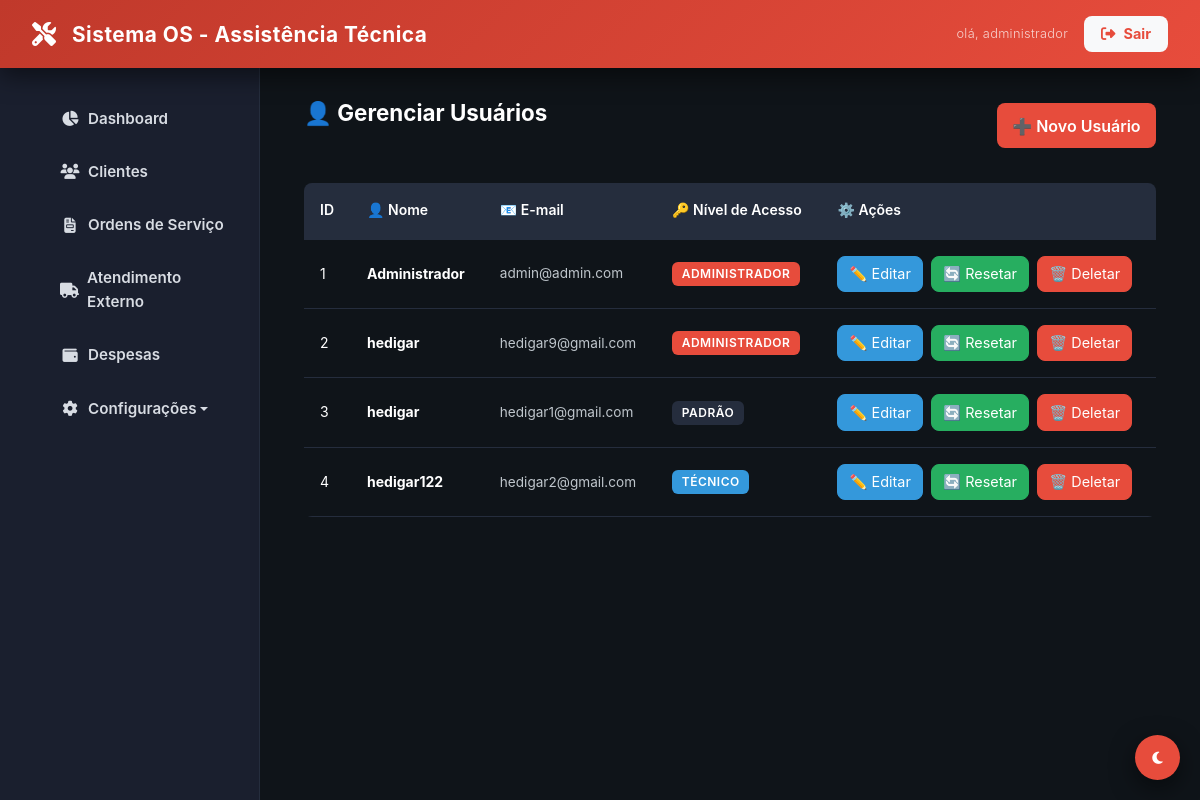
Before: /usuarios (signed in) with the older database file.
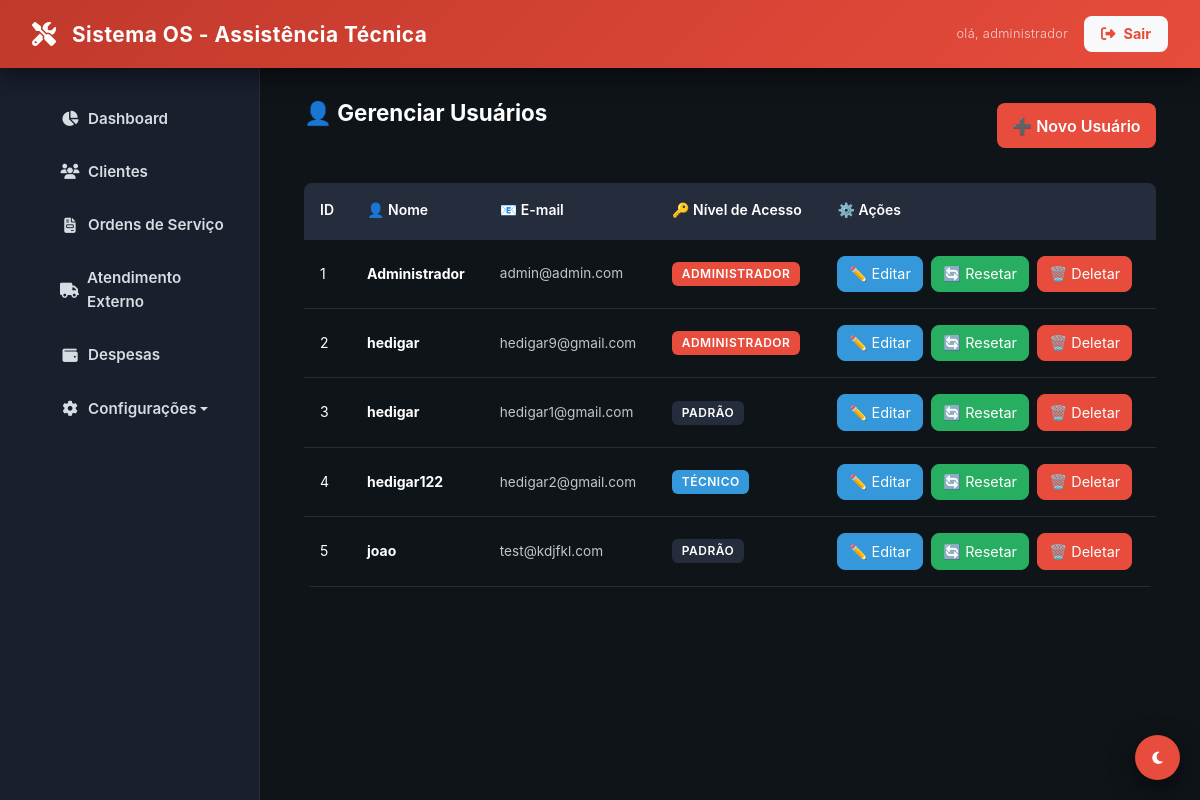
After: the same page with the newer database file.
### tables this page shows
CREATE TABLE `usuarios` (
  `id` int NOT NULL,
  `nome` varchar(100) NOT NULL,
  `email` varchar(100) NOT NULL,
  `senha` varchar(255) NOT NULL,
  `nivel_acesso` varchar(50) NOT NULL,
  `trocar_senha` tinyint(1) DEFAULT '1',
  `ativo` tinyint(1) DEFAULT '1',
  `created_at` timestamp NULL DEFAULT CURRENT_TIMESTAMP
);

### app/Core/Controller.php (called while the page is built, shortened)
<?php
abstract class Controller
{
    protected function view(string $view, array $data = []): void
    {
        extract($data);
        $path = __DIR__ . "/../Views/{$view}.php";
        require $path;
    }
}

### app/Controllers/BaseController.php (called while the page is built, shortened)
<?php
abstract class BaseController extends Controller
{
    public function __construct()
    {
        $user = Auth::user();
    }
    protected function render(string $view, array $data = []): void
    {
        $data['content'] = __DIR__ . "/../Views/{$view}.php";
        if (!isset($data['user'])) {
            $data['user'] = Auth::user();
        }
        $this->view('layout/main', $data);
    }
}

### app/Controllers/UsuarioController.php (called while the page is built, shortened)
<?php
class UsuarioController extends BaseController
{
    private $usuarioModel;
    public function __construct()
    {
        $this->usuarioModel = new Usuario();
    }
    public function index()
    {
        $usuarios = $this->usuarioModel->all();
        $this->render('usuario/index', [
            'title' => 'Gerenciar Usuários',
            'usuarios' => $usuarios,
            'current_page' => 'usuarios'
        ]);
    }
}

### public/index.php (called while the page is built, shortened)
<?php
require_once __DIR__ . '/../app/Core/Autoload.php';
$router = require_once __DIR__ . '/../app/routes.php';
$uri = trim(parse_url($_SERVER['REQUEST_URI'], PHP_URL_PATH), '/');
$method = $_SERVER['REQUEST_METHOD'];
$router->dispatch($uri, $method);

### app/Core/Model.php (called while the page is built, shortened)
<?php
abstract class Model
{
    protected PDO $db;
    protected string $table;
    public function __construct()
    {
        $this->db = Database::getInstance()->getConnection();
    }
    public function all(): array
    {
        $stmt = $this->db->query("SELECT * FROM {$this->table} WHERE ativo = 1");
        return $stmt->fetchAll();
    }
}

### app/Core/Database.php (called while the page is built, shortened)
<?php
class Database
{
    private static ?Database $instance = null;
    private PDO $conn;
    private function __construct()
    {
        $host = DB_HOST;
        $db   = DB_NAME;
        $user = DB_USER;
        $pass = DB_PASS;
        $charset = 'utf8mb4';
        $dsn = "mysql:host=$host;dbname=$db;charset=$charset";
        $options = [
            PDO::ATTR_ERRMODE            => PDO::ERRMODE_EXCEPTION,
            PDO::ATTR_DEFAULT_FETCH_MODE => PDO::FETCH_ASSOC,
            PDO::ATTR_EMULATE_PREPARES   => false,
            PDO::MYSQL_ATTR_INIT_COMMAND => "SET NAMES utf8mb4"
        ];
        try {
            $this->conn = new PDO($dsn, $user, $pass, $options);
        } catch (PDOException $e) {
            error_log("Erro de Conexão com o Banco de Dados: " . $e->getMessage());
            if (($_ENV['APP_DEBUG'] ?? 'false') === 'true') {
                die("Erro de Conexão: " . $e->getMessage());
            }
            die("Erro de Conexão: Por favor, tente novamente mais tarde.");
        }
    }
    public static function getInstance(): Database
    {
        if (self::$instance === null) {
            self::$instance = new self();
        }
        return self::$instance;
    }
    public function getConnection(): PDO
    {
        return $this->conn;
    }
}

### app/Core/Autoload.php (called while the page is built, shortened)
<?php
spl_autoload_register(function ($class) {
    $prefix = 'App\\';
    $base_dir = __DIR__ . '/../';
    $len = strlen($prefix);
    if (strncmp($prefix, $class, $len) !== 0) {
        return;
    }
    $relative_class = substr($class, $len);
    $file = $base_dir . str_replace('\\', '/', $relative_class) . '.php';
});

### app/Core/Auth.php (called while the page is built, shortened)
<?php
class Auth
{
    public static function user(): ?array
    {
        return $_SESSION['user'] ?? null;
    }
    public static function isAdmin(): bool
    {
        $nivel = $_SESSION['user']['nivel_acesso'] ?? '';
        return in_array($nivel, ['admin', '1', 1], true);
    }
    public static function isTecnico(): bool
    {
        $nivel = $_SESSION['user']['nivel_acesso'] ?? 'usuario';
        return self::isAdmin() || $nivel === 'tecnico';
    }
}

### app/Views/usuario/index.php (the view, shortened to what the changed rows need)
<?php
$current_page = 'usuarios';
require_once __DIR__ . '/../layout/main.php';
?>
<div class="container">
    <div class="d-flex justify-between align-center mb-4 flex-wrap">
        <h1>👤 <?php echo htmlspecialchars($title ?? 'Usuários'); ?></h1>
        <a href="<?php echo BASE_URL; ?>usuarios/form" class="btn btn-primary">
            ➕ Novo Usuário
        </a>
    </div>
    <?php if (empty($usuarios)): ?>
        <div class="card">
            <div class="alert alert-info m-0">
                <span>ℹ️ Nenhum usuário encontrado.</span>
            </div>
        </div>
    <?php else: ?>
        <div class="overflow-x-auto">
            <table class="table">
                <thead>
                    <tr>
                        <th>ID</th>
                        <th>👤 Nome</th>
                        <th>📧 E-mail</th>
                        <th>🔑 Nível de Acesso</th>
                        <th>⚙️ Ações</th>
                    </tr>
                </thead>
                <tbody>
                    <?php foreach ($usuarios as $usuario): ?>
                        <tr>
                            <td><?php echo htmlspecialchars($usuario['id']); ?></td>
                            <td>
                                <strong><?php echo htmlspecialchars($usuario['nome']); ?></strong>
                            </td>
                            <td>
                                <span class="text-muted fs-sm">
                                    <?php echo htmlspecialchars($usuario['email']); ?>
                                </span>
                            </td>
                            <td>
                                <?php
                                $nivel = $usuario['nivel_acesso'] ?? 'usuario';
                                if ($nivel === 'admin') {
                                    echo '<span class="badge" style="background-color: var(--primary-red);">Administrador</span>';
                                } elseif ($nivel === 'tecnico') {
                                    echo '<span class="badge" style="background-color: var(--info);">Técnico</span>';
                                } else {
                                    echo '<span class="badge" style="background-color: var(--bg-tertiary);">Padrão</span>';
                                }
                                ?>
                            </td>
                            <td>
                                <div class="d-flex gap-1 flex-wrap">
                                    <a href="<?php echo BASE_URL; ?>usuarios/form?id=<?php echo htmlspecialchars($usuario['id']); ?>" class="btn btn-info btn-sm" title="Editar Usuário">
                                        ✏️ Editar
                                    </a>
                                    <form action="<?php echo BASE_URL; ?>usuarios/resetar-senha" method="POST" class="d-inline">
                                        <button type="submit" class="btn btn-success btn-sm" onclick="return confirm('🔄 Resetar senha para 12345678?');" title="Resetar Senha">
                                            🔄 Resetar
                                        </button>
                                    </form>
                                    <form action="<?php echo BASE_URL; ?>usuarios/deletar" method="POST" class="d-inline" onsubmit="return confirm('⚠️ Tem certeza que deseja deletar este usuário? Esta ação não pode ser desfeita.');">
                                        <button type="submit" class="btn btn-danger btn-sm" title="Deletar Usuário">
                                            🗑️ Deletar
                                        </button>
                                    </form>
                                </div>
                            </td>
                        </tr>
                    <?php endforeach; ?>
                </tbody>
            </table>
        </div>
    <?php endif; ?>
</div>

### app/Core/Router.php (shortened to what the changed rows need)
<?php
class Router
{
    protected array $routes = [];
    public function add(string $method, string $uri, string $controller): void
    {
        $this->routes[] = [
            'uri' => trim($uri, '/'),
            'controller' => $controller,
            'method' => strtoupper($method),
        ];
    }
    public function dispatch(string $uri, string $method): void
    {
        $uri = trim($uri, '/');
        $method = strtoupper($method);
        foreach ($this->routes as $route) {
            if ($route['uri'] === $uri && $route['method'] === $method) {
                $parts = explode('@', $route['controller']);
                $action = $parts[1] ?? 'index';
                $controller = new $controllerClass();
                $controller->$action();
                return;
            }
        }
    }
}

### app/Views/layout/main.php (shortened to what the changed rows need)
<!DOCTYPE html>
<html lang="pt-br">
<head>
    <link href="https://cdn.jsdelivr.net/npm/bootstrap@5.3.0/dist/css/bootstrap.min.css" rel="stylesheet">
    <link rel="stylesheet" href="https://cdnjs.cloudflare.com/ajax/libs/font-awesome/6.4.0/css/all.min.css">
    <link rel="stylesheet" href="<?php echo ASSETS_URL; ?>css/style.css">
</head>
<body>
    <header class="header">
        <div class="container">
            <div class="d-flex align-items-center gap-2">
                <i class="fas fa-tools text-white fs-4"></i>
                <span class="fw-bold"><?php echo htmlspecialchars(APP_NAME); ?></span>
            </div>
            <div class="d-flex align-items-center gap-3">
                <span class="text-white d-none d-md-inline opacity-75" style="font-size: 0.8rem; font-weight: 300; letter-spacing: 0.3px;">olá, <?php echo isset($user['nome']) ? strtolower(explode(' ', $user['nome'])[0]) : 'usuário'; ?></span>
                <a href="<?php echo BASE_URL; ?>logout" class="btn btn-light btn-sm fw-bold px-3" style="border-radius: 8px; color: var(--primary-red);">
                    <i class="fas fa-sign-out-alt"></i> Sair
                </a>
            </div>
        </div>
    </header>
    <div class="main-wrapper">
        <nav class="sidebar">
            <ul>
                <li class="<?php echo (isset($current_page) && $current_page === 'dashboard') ? 'active' : ''; ?>">
                    <a href="<?php echo BASE_URL; ?>dashboard"><i class="fas fa-chart-pie me-2"></i> Dashboard</a>
                </li>
                <li class="<?php echo (isset($current_page) && $current_page === 'clientes') ? 'active' : ''; ?>">
                    <a href="<?php echo BASE_URL; ?>clientes"><i class="fas fa-users me-2"></i> Clientes</a>
                </li>
                <li class="<?php echo (isset($current_page) && $current_page === 'ordens') ? 'active' : ''; ?>">
                    <a href="<?php echo BASE_URL; ?>ordens"><i class="fas fa-file-invoice me-2"></i> Ordens de Serviço</a>
                </li>
                <li class="<?php echo (isset($current_page) && $current_page === 'atendimentos_externos') ? 'active' : ''; ?>">
                    <a href="<?php echo BASE_URL; ?>atendimentos-externos"><i class="fas fa-truck me-2"></i> Atendimento Externo</a>
                </li>
                <?php if (\App\Core\Auth::isTecnico()): ?>
                <li class="<?php echo (isset($current_page) && $current_page === 'despesas') ? 'active' : ''; ?>">
                    <a href="<?php echo BASE_URL; ?>despesas"><i class="fas fa-wallet me-2"></i> Despesas</a>
                </li>
                <?php endif; ?>
                <?php if (\App\Core\Auth::isAdmin()): ?>
                <li class="nav-item-dropdown <?php echo (isset($current_page) && strpos($current_page, 'configuracoes') !== false) ? 'active' : ''; ?>">
                    <a href="javascript:void(0);" class="dropdown-toggle" onclick="toggleSubmenu('config-submenu')"><i class="fas fa-cog me-2"></i> Configurações</a>
                </li>
                <?php endif; ?>
            </ul>
        </nav>
        <main class="content">
            <?php
            if (isset($content)) {
                require $content;
            }
            ?>
        </main>
    </div>
    <button class="theme-switch" onclick="toggleTheme()" title="Trocar Tema">
        <i class="fas fa-moon" id="theme-icon"></i>
    </button>
</body>
</html>

Changed rows visible on the page:
added usuarios: id "5", nome "joao", email "test@kdjfkl.com", nivel_acesso "PADRÃO"
